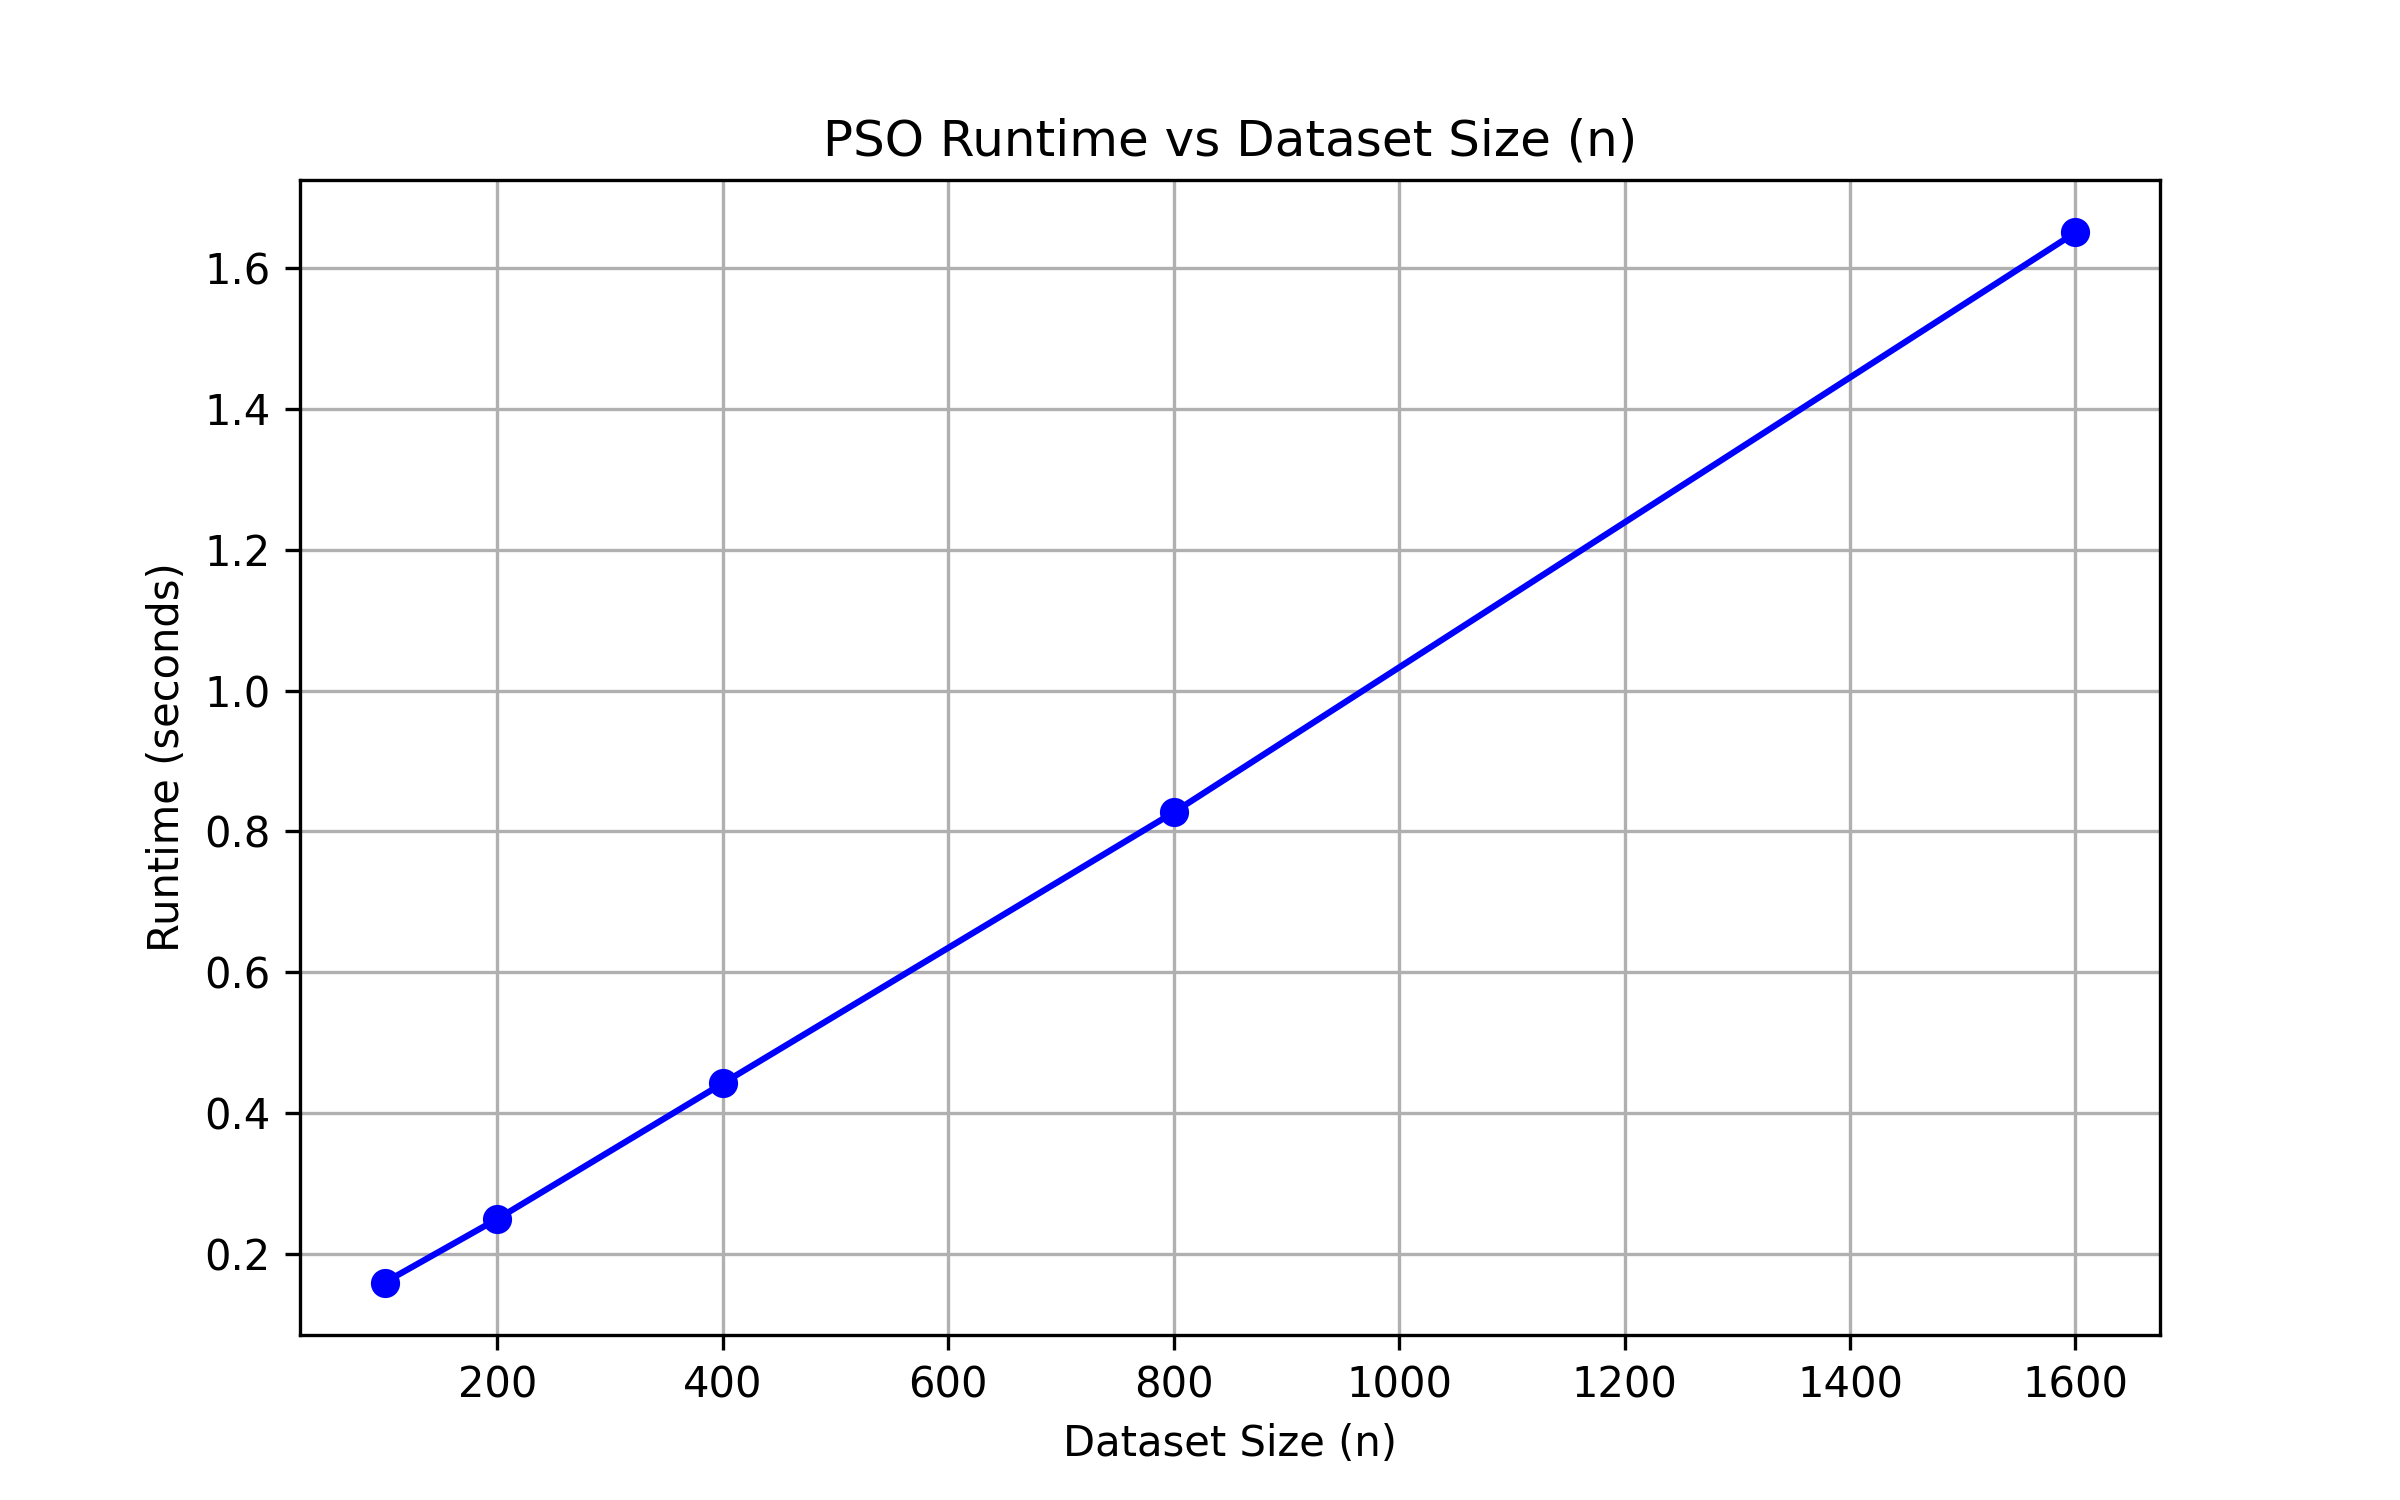

Generate this figure with Python:
import pandas as pd
import matplotlib.pyplot as plt

# Load the CSV generated by your C++ experiment runner
df = pd.read_csv("../../results/pso/pso_runtime.csv")

# Expecting columns: n,runtime
n = df["n"]
runtime = df["runtime"]

plt.figure(figsize=(8, 5))
plt.plot(n, runtime, marker='o', linestyle='-', color='blue')

plt.title("PSO Runtime vs Dataset Size (n)")
plt.xlabel("Dataset Size (n)")
plt.ylabel("Runtime (seconds)")
plt.grid(True)

# Save the graph
plt.savefig("runtime_vs_n.png", dpi=300)
plt.show()
